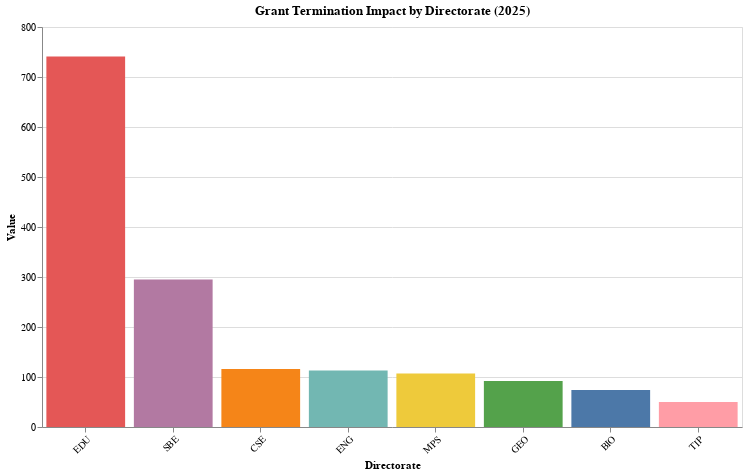

Here is the notebook cell this chart was saved with:
### Code cell
# Create radio button selector for metric
metric_radio = alt.binding_radio(
    options=['terminated_grants', 'termination_pct'],
    labels=['Terminated Grants (Count)', 'Termination Rate (%)'],
    name='Metric: '
)
metric_selection = alt.param(
    name='selected_metric',
    value='terminated_grants',
    bind=metric_radio
)

# Create base bar chart
base = alt.Chart(termination_impact_filtered).mark_bar().encode(
    x=alt.X(
        'directorate:N',
        sort='-y',
        title='Directorate',
        axis=alt.Axis(labelAngle=-45)
    ),
    y=alt.Y(
        'metric_value:Q',
        title='Value'
    ),
    color=alt.Color(
        'directorate:N',
        legend=None,
        scale=alt.Scale(scheme='tableau10')
    ),
    tooltip=[
        alt.Tooltip('directorate:N', title='Directorate'),
        alt.Tooltip('active_grants_2025:Q', title='Active Grants (2025)', format=','),
        alt.Tooltip('terminated_grants:Q', title='Terminated Grants', format=','),
        alt.Tooltip('termination_pct:Q', title='Termination Rate (%)', format='.2f')
    ]
).transform_calculate(
    metric_value="datum[selected_metric]"
).properties(
    width=700,
    height=400,
    title='Grant Termination Impact by Directorate (2025)'
).add_params(
    metric_selection
)

base

### Figure 1 — Vega-Lite specification as saved in the notebook (floating-point values rounded to 4 significant figures)
{"config": {"view": {"continuousWidth": 300, "continuousHeight": 300}}, "data": {"name": "data-2a7877a8211e7dff137d0581d55cdfde"}, "mark": {"type": "bar"}, "encoding": {"color": {"field": "directorate", "legend": null, "scale": {"scheme": "tableau10"}, "type": "nominal"}, "tooltip": [{"field": "directorate", "title": "Directorate", "type": "nominal"}, {"field": "active_grants_2025", "format": ",", "title": "Active Grants (2025)", "type": "quantitative"}, {"field": "terminated_grants", "format": ",", "title": "Terminated Grants", "type": "quantitative"}, {"field": "termination_pct", "format": ".2f", "title": "Termination Rate (%)", "type": "quantitative"}], "x": {"axis": {"labelAngle": -45}, "field": "directorate", "sort": "-y", "title": "Directorate", "type": "nominal"}, "y": {"field": "metric_value", "title": "Value", "type": "quantitative"}}, "height": 400, "params": [{"name": "selected_metric", "bind": {"input": "radio", "options": ["terminated_grants", "termination_pct"], "labels": ["Terminated Grants (Count)", "Termination Rate (%)"], "name": "Metric: "}, "value": "terminated_grants"}], "title": "Grant Termination Impact by Directorate (2025)", "transform": [{"calculate": "datum[selected_metric]", "as": "metric_value"}], "width": 700, "$schema": "https://vega.github.io/schema/vega-lite/v5.20.1.json", "datasets": {"data-2a7877a8211e7dff137d0581d55cdfde": [{"directorate": "EDU", "active_grants_2025": 5635, "terminated_grants": 741, "termination_pct": 13.15}, {"directorate": "SBE", "active_grants_2025": 3144, "terminated_grants": 295, "termination_pct": 9.38}, {"directorate": "CSE", "active_grants_2025": 8258, "terminated_grants": 116, "termination_pct": 1.4}, {"directorate": "ENG", "active_grants_2025": 7338, "terminated_grants": 113, "termination_pct": 1.54}, {"directorate": "MPS", "active_grants_2025": 11447, "terminated_grants": 107, "termination_pct": 0.93}, {"directorate": "GEO", "active_grants_2025": 6584, "terminated_grants": 92, "termination_pct": 1.4}, {"directorate": "BIO", "active_grants_2025": 5095, "terminated_grants": 74, "termination_pct": 1.45}, {"directorate": "TIP", "active_grants_2025": 2634, "terminated_grants": 50, "termination_pct": 1.9}]}}
